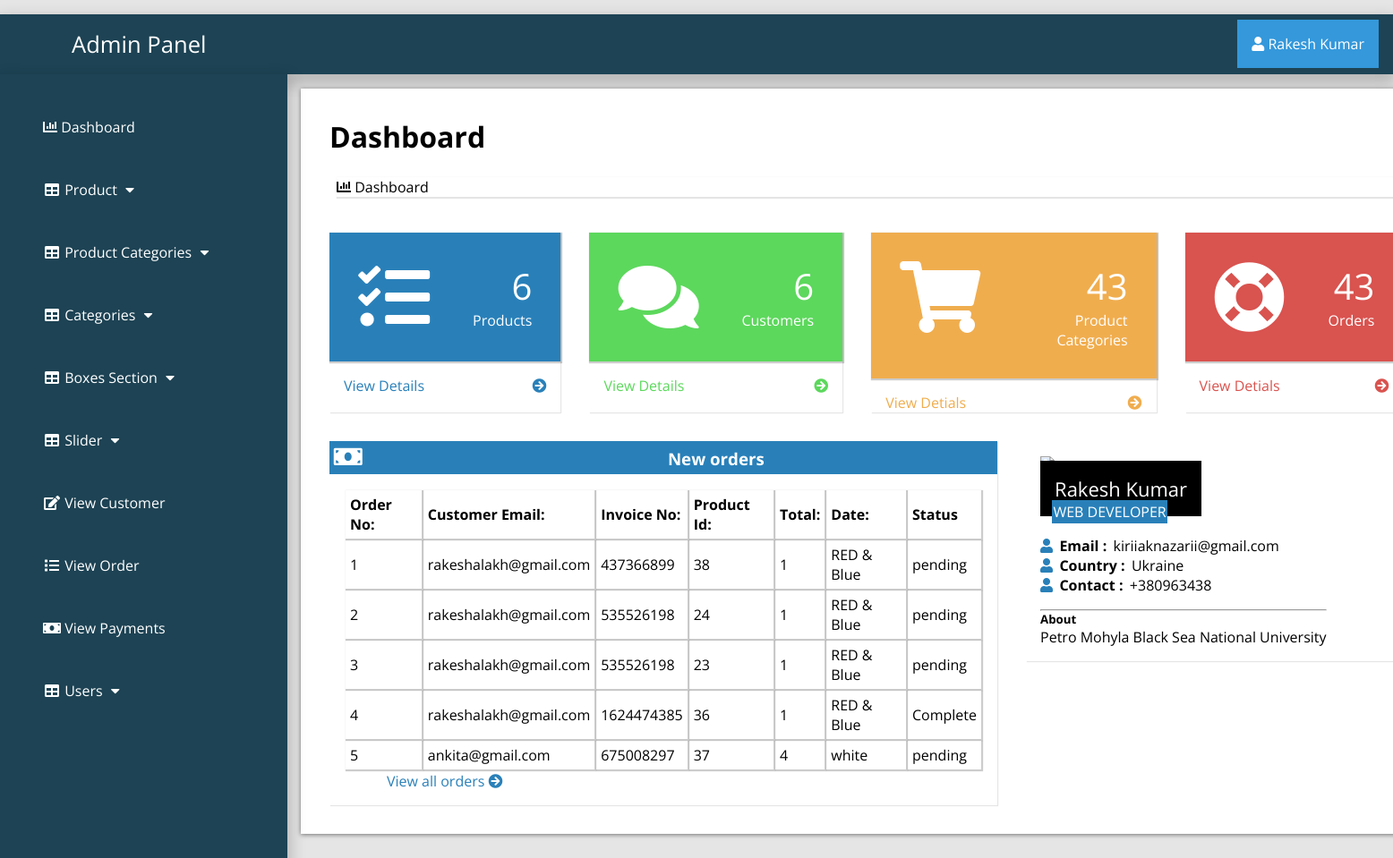
The page /admin_area/index.php?dashboard (signed in) on the database its author committed.
### tables this page shows
CREATE TABLE `customer_order` (
  `order_id` int(10) NOT NULL,
  `customer_id` int(10) NOT NULL,
  `product_id` int(100) NOT NULL,
  `due_amount` int(100) NOT NULL,
  `invoice_no` int(100) NOT NULL,
  `qty` int(10) NOT NULL,
  `size` text NOT NULL,
  `order_date` timestamp NOT NULL DEFAULT current_timestamp() ON UPDATE current_timestamp(),
  `order_status` text NOT NULL
);

CREATE TABLE `customers` (
  `customer_id` int(100) NOT NULL,
  `customer_name` varchar(255) NOT NULL,
  `customer_email` varchar(255) NOT NULL,
  `customer_pass` varchar(255) NOT NULL,
  `customer_country` text NOT NULL,
  `customer_city` text NOT NULL,
  `customer_contact` varchar(255) NOT NULL,
  `customer_address` text NOT NULL,
  `customer_image` text NOT NULL,
  `customer_ip` varchar(255) NOT NULL
);

### admin_area/dashboard.php (the view, shortened to what this page needs)
<?php
if (!isset($_SESSION['admin_email'])){
  echo "<script>window.open('login.php','_self')</script>";
  }else{
?>
<div class="row">
<div class="col-lg-12">
	<h1 class="page-header">Dashboard</h1>
	<ol class="breadcrumb">
		<li class="active"><i class="fa fa-bar-chart"></i> Dashboard </li>
	</ol>
  </div>
 <div class="row1">
 	<div class="col-lg-3 col-md-6">
 		<div class="panel panel-primary">
 			<div class="panel-heading">
 				<div class="row2">
 					<div class="col-xs-3">
 						<i class="fa fa-tasks fa-5x"></i>
 					</div>
 					<div class="col-xs-9 text-right">
 						<div class="huge"> <?php echo $count_pro ?> </div>
 						<div>Products</div>
 					</div>
 				</div>
 			</div>
 			<a href="index.php?view_product">
 				<div class="panel-footer">
 					<span class="pull-left"> View Details </span>
 					<span class="pull-right"> <i class="fa fa-arrow-circle-right"> </i></span>
 				</div>
 			</a>
 		</div>
 	</div>
 	<div class="col-lg-3 col-md-6">
 		<div class="panel panel-green">
 			<div class="panel-heading">
 				<div class="row2">
 					<div class="col-xs-3">
 						<i class="fa fa-comments fa-5x"></i>
 					</div>
 					<div class="col-xs-9 text-right">
 						<div class="huge"> <?php echo $count_cust ?> </div>
 						<div>Customers </div>
 					</div>
 				</div>
 			</div>
 			<a href="index.php?view_customer">
 				<div class="panel-footer">
 					<span class="pull-left"> View Details </span>
 					<span class="pull-right"> <i class="fa fa-arrow-circle-right"></i> </span>
 				</div>
 			</a>
 		</div>
 	</div>
 	<div class="col-lg-3 col-md-6">
 		<div class="panel panel-yellow">
 			<div class="panel-heading">
 				<div class="row2">
 					<div class="col-xs-3"> <i class="fa fa-shopping-cart fa-5x"></i>
 					</div>
 					<div class="col-xs-9 text-right">
 						<div class="huge"> <?php echo $count_p_cat ?> </div>
 						<div>Product Categories</div>
 					</div>
 				</div>
 			</div>
 			<a href="index.php?view_product_cat">
 				<div class="panel-footer">
 					<span class="pull-left"> View Detials </span>
 					<span class="pull-right"> <i class="fa fa-arrow-circle-right"></i> </span>
 				</div>
 			</a>
 		</div>
 	</div>
 	<div class="col-lg-3 col-md-6">
 		<div class="panel panel-red">
 			<div class="panel-heading">
 				<div class="row2">
 					<div class="col-xs-3"><i class="fa fa-support fa-5x"></i>
 			</div>
 			<div class="col-xs-9 text-right">
 				<div class="huge"> <?php echo $count_order ?> </div>
 				<div> Orders </div>
 			</div>
 		</div>
 	</div>
 	<a href="index.php?view_order">
 		<div class="panel-footer">
 					<span class="pull-left"> View Detials </span>
 					<span class="pull-right"> <i class="fa fa-arrow-circle-right"> </i> </span>
 				</div>
 	</a>
 </div>
</div>
</div>
<div class="row1">
	<div class="col-lg-8">
		<div class="panel panel-primary">
			<div class="panel-heading">
				<h3 class="panel-title">
					<i class="fa fa-money fa-fw"></i> New orders
				</h3>
			</div>
			<div class="panel-body">
				<div class="table-responsive">
					<table class="table table-bordered table-hover table-striped">
						<thead>
							<tr>
								<th>Order No:</th>
								<th>Customer Email:</th>
								<th>Invoice No:</th>
								<th>Product Id:</th>
								<th>Total:</th>
								<th>Date:</th>
								<th>Status</th>
							</tr>
						</thead>
						<tbody>
							<?php
                              $i=0;
                              $get_order="select * from customer_order order by 1 DESC LIMIT 0,5";
                              $run_order=mysqli_query($con,$get_order);
                              while ($row_order=mysqli_fetch_array($run_order)) {
                              	  $customer_id=$row_order['customer_id'];
                              	  $product_id=$row_order['product_id'];
                              	  $invoice_no=$row_order['invoice_no'];
                              	  $qty=$row_order['qty'];
                              	  $size=$row_order['size'];
                              	  $status=$row_order['order_status'];
                                $i++;
							  ?>
							<tr>
								<td><?php echo $i ?></td>
								<td>
									<?php
								$get_cust="select * from customers where customer_id='$customer_id'";
								$run_cust=mysqli_query($con,$get_cust);
								$row_customer=mysqli_fetch_array($run_cust);
								$customer_email=$row_customer['customer_email'];
								echo $customer_email;
								?>
								</td>
								<td><?php echo $invoice_no; ?></td>
								<td><?php echo $product_id; ?></td>
								<td><?php echo $qty; ?></td>
								<td><?php echo $size; ?></td>
								<td><?php echo $status ?></td>
							</tr>
						     <?php } ?>
						</tbody>
					</table>
				</div>
				<div class="text-right">
					<a href="index.php?view_order"> View all orders
						<i class="fa fa-arrow-circle-right"></i>
						 </a>
				</div>
			</div>
		</div>
	</div>
	<div class="col-md-4">
		<div class="panel">
			<div class="panel-body">
				<div class="thumb-info mb-md">
					<div class="thumb-info-title">
						<span class="thumb-info-inner"><?php echo $admin_name; ?></span><br>
						<span class="thumb-info-type"><?php echo $admin_job ?></span>
					</div>
				</div>
				<div class="mb-md">
					<div class="widget-content-expanded">
						<i class="fa fa-user"></i> <span>Email : </span> <?php echo $admin_email ?> <br>
						<i class="fa fa-user"></i> <span>Country : </span> <?php echo $admin_country ?> <br>
						<i class="fa fa-user"></i> <span>Contact : </span> <?php echo $admin_contact?> <br>
					</div>
				<hr class="dotted short">
				<h5 class="text-muted">About</h5>
				<p><?php echo $admin_about ?></p>
			</div>
		</div>
	</div>
</div>
</div>
</div>
<?php } ?>

### admin_area/includes/sidebar.php (shortened to what this page needs)
<?php
if (!isset($_SESSION['admin_email'])){
  echo "<script>window.open('login.php','_self')</script>";
  }else{
?>
<nav class="navbar navbar-inverse navbar-fixed-top" >
	<div class="navbar-header">
		<a href="index.php?dashboard" class="navbar-brand"><span>Admin Panel</span></a>
	</div>
		<div class="dropdown">
		 <button onclick="myFunction()" class="dropbtn"><i class="fa fa-user"></i> <?php echo $admin_name; ?></a></button>
		</div>
	<div class="collapse navbar-collapse navbar-ex1-collapse">
	<ul class="nav navbar-nav side-nav">
  <li>
    <a href="index.php?dashboard"><i class="fa fa-bar-chart"></i> Dashboard</a>
  </li>
  <li class="button-dropdown" id="#products">
    <a href="#" class="dropdown-toggle" data-toggle="collapse" data-target="#products"><i class="fa fa-fw fa-table"></i> Product <i class="fa fa-fw fa-caret-down"></i></a>
  </li>
  <li class="button-dropdown" id="#products_cat">
    <a href="#" class="dropdown-toggle" data-toggle="collapse" data-target="#products_cat"><i class="fa fa-fw fa-table"></i> Product Categories <i class="fa fa-fw fa-caret-down"></i></a>
  </li>
  <li class="button-dropdown" id="#category">
    <a href="#" class="dropdown-toggle" data-toggle="collapse" data-target="#category"><i class="fa fa-fw fa-table"></i> Categories <i class="fa fa-fw fa-caret-down"></i></a>
  </li>
<li class="button-dropdown" >
  <a href="#" class="dropdown-toggle" data-toggle="collapse" data-target="#boxes">
    <i class="fa fa-fw fa-table"></i> Boxes Section <i class="fa fa-fw fa-caret-down"></i>
  </a>
</li>
  <li class="button-dropdown">
    <a href="#" class="dropdown-toggle" data-toggle="collapse" data-target="#slider"><i class="fa fa-fw fa-table"></i>  Slider <i class="fa fa-fw fa-caret-down"></i></a>
  </li>
  <li>
  	<a href="index.php?view_customer">
  		<i class="fa fa-fw fa-edit"></i> View Customer
  	</a>
  </li>
  <li>
  	<a href="index.php?view_order">
  		<i class="fa fa-fw fa-list"></i> View Order
  	</a>
  </li>
  <li>
  	<a href="index.php?view_payments">
  		<i class="fa fa-fw fa-money"></i> View Payments
  	</a>
  </li>
  <li class="button-dropdown">
    <a href="#" class="dropdown-toggle" data-toggle="collapse" data-target="#users"><i class="fa fa-fw fa-table"></i>  Users <i class="fa fa-fw fa-caret-down"></i></a>
  </li>
</ul>
</div>
</nav>
<?php } ?>

### admin_area/css/style.css (style rules this page uses)
:root { --blue:#2980b9; }
body { margin-top: ; }
* { font-family: 'Open Sans', sans-serif; margin:0; padding:0; box-sizing: border-box; text-decoration: none; transition: all .2s cubic-bezier(.37,1.14,.26,1.24); }
html { background-color: rgba(0,0,0,.1); }
.navbar-fixed-top { background:#1d4354; padding: 1rem; margin-top: 1rem; box-shadow: 0px 8px 16px 4px rgba(0,0,0,0.2); margin-left: ; margin-right: ; }
.navbar-fixed-top a span { margin-left: 4rem; }
.navbar-fixed-top .navbar-brand { font-size: 1.6rem; color: #ffffff; }
.dropbtn { background-color: #3498DB; color: white; padding: 16px; font-size: 16px; border: none; cursor: pointer; }
.dropdown { position: relative; display: inline-block; float: right; margin-top: -2.8rem; }
.nav { position: absolute; top: 51px; margin-top: 32px; width: auto; height: 110%; border-radius: 0; display: block; background-color: #1d4354; bottom: 0; overflow: hidden; padding-bottom: 40px; box-shadow: 0px 8px 16px 4px rgba(0,0,0,0.2); margin-left: -1rem; }
.nav>li>a { width: 225px; display: block; color: #ffffff; margin: 3rem; }
.row { width: 81.2%; background-color: #ffffff; margin: auto; margin-left: 21rem; margin-top: 1rem; padding: 1rem; display: ; }
.row h1 { margin: 1rem; }
.row ol { list-style-type: none; margin: 1.5rem; box-shadow: 1px 1px 1px 1px rgba(0.1,0.1,0.1,0.1); }
.row1 { display: flex; background-color:; }
.col-lg-3 { display: inline-flex; }
.panel { text-align: left; box-shadow: 1px 1px 1px 0px rgba(0.1,0.1,0.1,0.1); margin: 1rem; background-color: #ffffff; padding: rem; }
.panel-footer { box-shadow: 1px 1px 1px 0px rgba(0.1,0.1,0.1,0.1); font-size: 1rem; margin: 1rem; }
.panel-footer span { margin:rem; }
.huge { font-size: 2.5rem; }
.row2 { display: flex; padding: 2rem; color: #ffffff; box-shadow: 1px 1px 1px 1px rgba(0.1,0.1,0.1,0.2); }
.text-right { text-align: right; margin-left: 3rem; }
.panel-primary .row2 { background-color: #2980b9; }
.panel-primary a { color: #2980b9; }
.panel-green .row2 { background-color: #5cd85c; }
.panel-green a { color: #5cd85c; }
.panel-yellow .row2 { background-color: #f0ad4e; color: #fff; }
.panel-yellow a { color: #f0ad4e; }
.panel-red .row2 { background-color: #d9534f; }
.panel-red a { color: #d9534f; }
.panel-heading .panel-title { background-color: #2980b9; color: #ffffff; padding: .3rem; }
.table-responsive .table-striped th { padding: 5px; box-shadow: 1px 1px 1px 1px rgba(0.1,0.1,0.1,0.2); }
.table-responsive .table-striped tbody td { box-shadow: 1px 1px 1px 1px rgba(0.1,0.1,0.1,0.2); padding:5px; }
.thumb-info-title .thumb-info-inner { background: #000; color: #ffffff; padding: 1rem; font-size: 22px; }
.thumb-info-title .thumb-info-type { background:#2980b9; padding:.1rem; color: #ffffff; margin-left: .8rem; }
.mb-md .widget-content-expanded { margin-top: 1rem; margin-bottom: 1rem; }
.mb-md .widget-content-expanded span { font-weight: bold; margin: .2rem; }
.mb-md .widget-content-expanded i { color:#2980b9; }
.row { list-style: none; box-shadow: 0 1px 5px rgba(0, 0, 0, 0.5); }
.row .fa-money { font-size: 1.6rem; width: 50%; text-align: left; }
.panel-body { display: flex; align-items: center; justify-content: left; padding: 1rem; flex-wrap: wrap; }

### rows shown on the page
customer_order: customer.customer_email "rakeshalakh@gmail.com", invoice_no "437366899", product "38", qty "1", size "RED & Blue", order_status "pending"
customer_order: customer.customer_email "rakeshalakh@gmail.com", invoice_no "535526198", product "24", qty "1", size "RED & Blue", order_status "pending"
customer_order: customer.customer_email "rakeshalakh@gmail.com", invoice_no "535526198", product "23", qty "1", size "RED & Blue", order_status "pending"
customer_order: customer.customer_email "rakeshalakh@gmail.com", invoice_no "1624474385", product "36", qty "1", size "RED & Blue", order_status "Complete"
customer_order: customer.customer_email "ankita@gmail.com", invoice_no "675008297", product "37", qty "4", size "white", order_status "pending"

### other values the page prints
$admin_name "Rakesh Kumar"
$count_pro "6"
$count_cust "6"
$count_p_cat "43"
$count_order "43"
$admin_job "WEB DEVELOPER"
$admin_email "kiriiaknazarii@gmail.com"
$admin_country "Ukraine"
$admin_contact "+380963438"
$admin_about "Petro Mohyla Black Sea National University"
